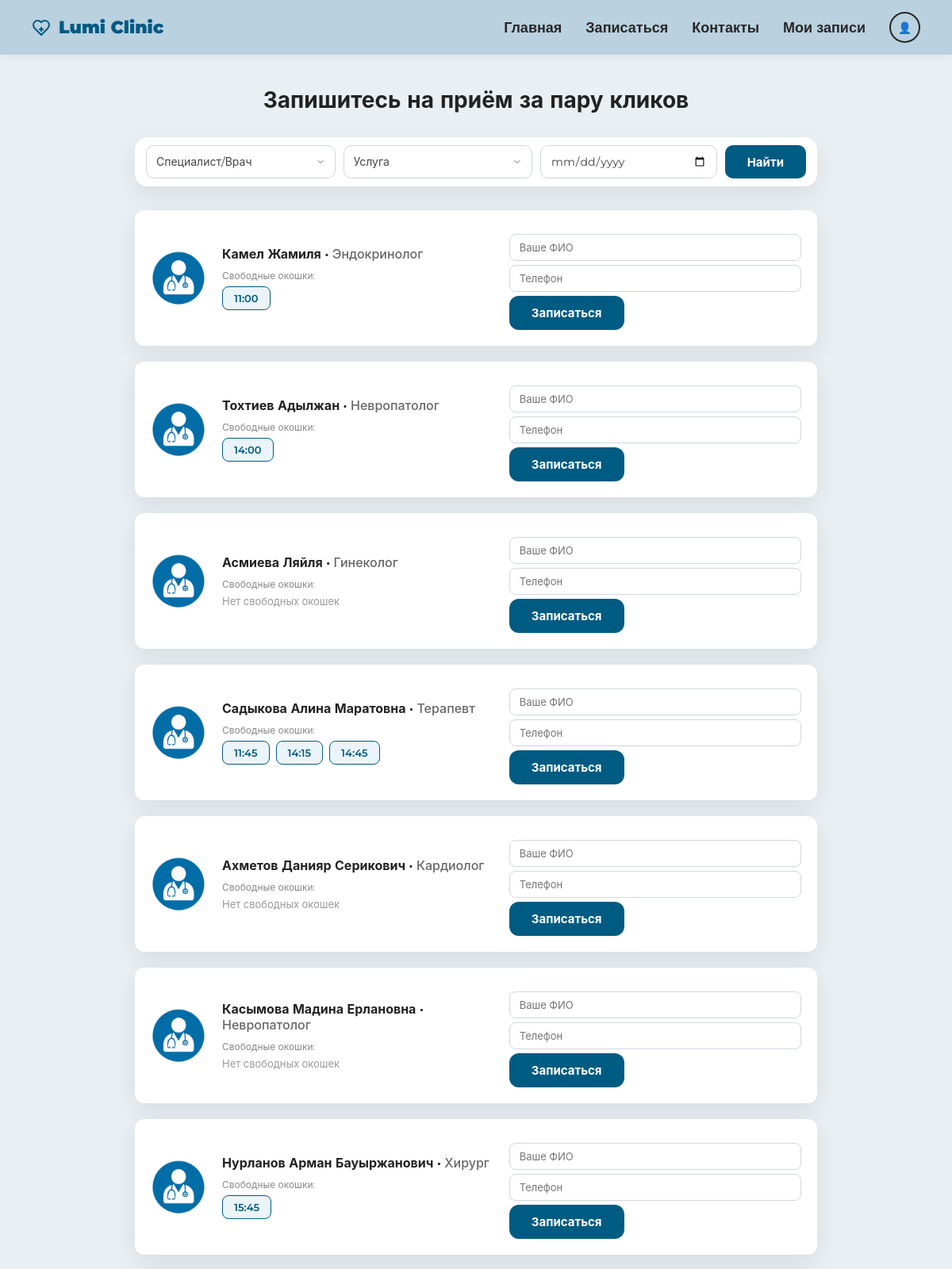
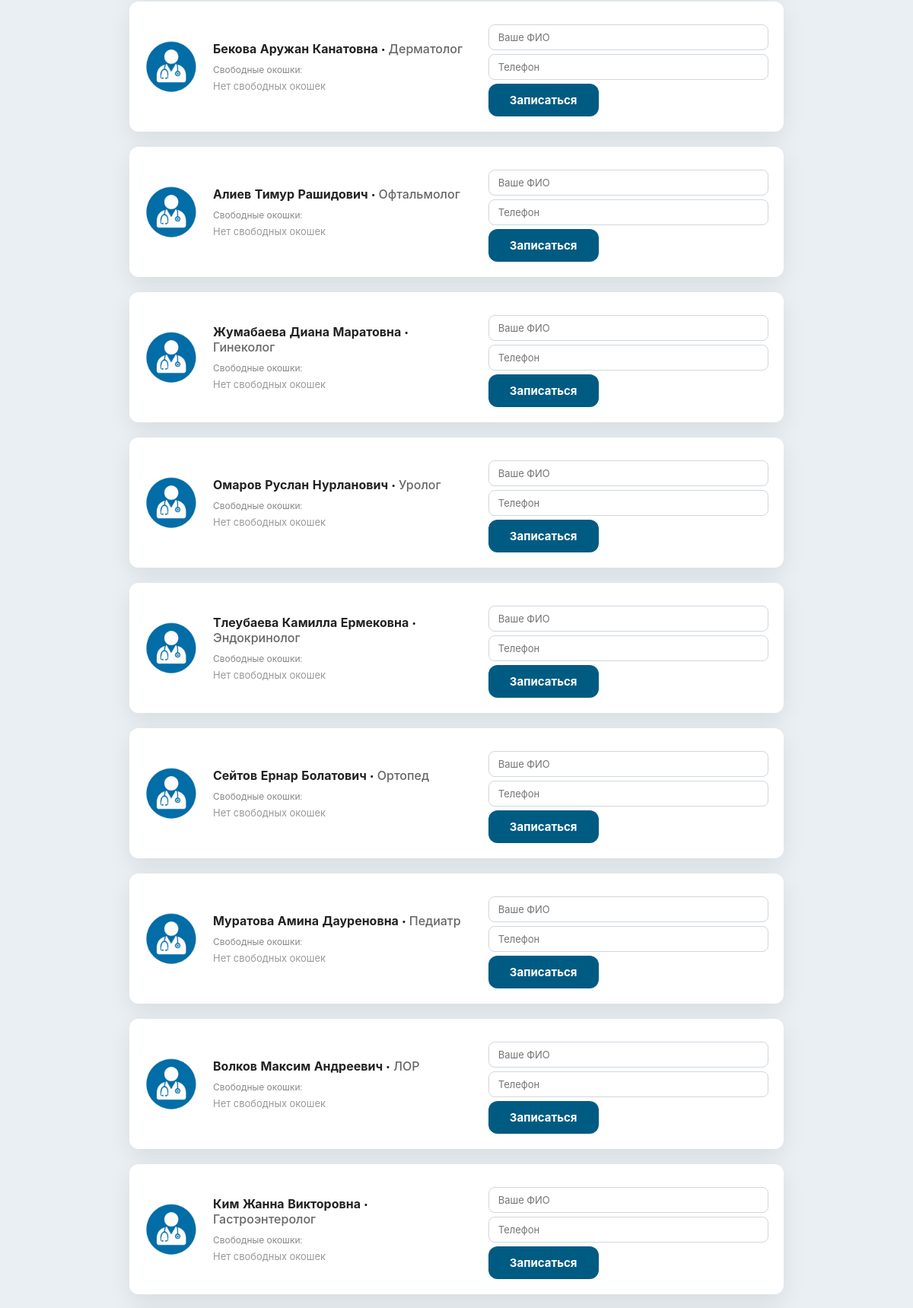
The page / (upper part) on the database its author committed (2 pictures, top to bottom).
### booking/models.py (models this page shows, shortened)
class Doctor(models.Model):
    name = models.CharField(max_length=100)
    specialty = models.CharField(max_length=100)

class Slot(models.Model):
    doctor = models.ForeignKey(
        Doctor,
        on_delete=models.CASCADE
    )
    date = models.DateField()
    time = models.TimeField()
    is_available = models.BooleanField(default=True)

### booking/views.py (the view)
# urls.py: path('', views.home, name='home'),
def home(request):
  doctor_id = request.GET.get('doctor')
  service_id = request.GET.get('service')
  date_str = request.GET.get('date')
  doctors = Doctor.objects.all()
  if doctor_id:
    doctors = doctors.filter(id=doctor_id)
  if service_id:
    doctors = doctors.filter(service__id=service_id).distinct()
  if date_str:
    try:
      selected_date = datetime.strptime(date_str, '%Y-%m-%d').date()
    except ValueError:
      selected_date = timezone.now().date()
  else:
    selected_date = timezone.now().date()
  for doctor in doctors:
    slots = Slot.objects.filter(
        doctor=doctor, is_available=True, date=selected_date
    )
    doctor.available_slots = slots.order_by('time')
  if request.method == 'POST':
    slot_id = request.POST.get('slot')
    service_id = request.POST.get('service')
    if slot_id:
      return redirect('booking_confirm', slot_id=slot_id, service_id=service_id or 0)
  context = {
      'doctors': Doctor.objects.all(),
      'filtered_doctors': doctors,
      'services': Service.objects.all(),
  }
  return render(request, 'booking/home.html', context)

### booking/templates/booking/home.html (shortened to what this page needs)
{% extends "booking/base.html" %}
{% load static %}
{% block extra_css %}
<link rel="stylesheet" href="{% static 'css/booking.css' %}">
{% endblock %}
{% block content %}
<div class="booking-container">
    <h1 class="page-title">Запишитесь на приём за пару кликов</h1>
    <form method="GET" action="{% url 'home' %}" class="filter-card">
        <select name="doctor" id="doctorSelect" onchange="filterServices()">
            <option value="">Специалист/Врач</option>
        </select>
        <select name="service" id="serviceSelect">
            <option value="">Услуга</option>
        </select>
        <input type="date" name="date" value="{{ request.GET.date }}">
        <button type="submit" class="btn-search">Найти</button>
    </form>
    <div class="doctors-list">
        {% for doctor in filtered_doctors %}
        <div class="doctor-card">
            <img src="{% static 'images/download.jpg' %}" alt="{{ doctor.name }}" class="avatar-img">
            <div class="doctor-info">
                <div class="doctor-name">{{ doctor.name }} · <span class="doctor-specialty">{{ doctor.specialty }}</span></div>
                <div class="slots-label">Свободные окошки:</div>
                <div class="slots-group">
                    {% for slot in doctor.available_slots %}
                        <button type="button" class="slot-btn" onclick="selectSlot(this, '{{ slot.id }}', '{{ doctor.id }}')">
                            {{ slot.time|time:"H:i" }}
                        </button>
                    {% empty %}
                        <span class="no-slots">Нет свободных окошек</span>
                    {% endfor %}
                </div>
            </div>
            <form method="POST" action="{% url 'home' %}" onsubmit="return validateBookingForm(this)">
                {% if not user.is_authenticated %}
                    <div class="guest-inputs">
                        <input type="text" name="full_name" placeholder="Ваше ФИО" required>
                        <input type="text" name="phone" placeholder="Телефон" required>
                    </div>
                {% endif %}
                <button type="submit" class="btn-book">Записаться</button>
            </form>
        </div>
        {% empty %}
            <p class="no-doctors">Врачи по вашему запросу не найдены.</p>
        {% endfor %}
    </div>
</div>
{% endblock %}

### booking/templates/booking/base.html (shortened to what this page needs)
{% load static %}
<!DOCTYPE html>
<html lang="ru">
<head>
    <link rel="stylesheet" href="{% static 'css/base.css' %}">
    {% block extra_css %}{% endblock %}
</head>
<body>
<header>
    <a href="{% url 'main' %}" class="logo">
        <svg width="24" height="24" viewBox="0 0 24 24" fill="none" stroke="currentColor" stroke-width="2">
            <path d="M19 14c1.49-1.46 3-3.21 3-5.5A5.5 5.5 0 0 0 16.5 3c-1.76 0-3 .5-4.5 2-1.5-1.5-2.74-2-4.5-2A5.5 5.5 0 0 0 2 8.5c0 2.3 1.5 4.05 3 5.5l7 7Z"/>
            <path d="M12 11v6M9 14h6"/>
        </svg>
        Lumi Clinic
    </a>
    <nav>
        <a href="{% url 'main' %}">Главная</a>
        <a href="{% url 'home' %}">Записаться</a>
        <a href="{% url 'contacts' %}">Контакты</a>
        <a href="{% url 'appointments' %}">Мои записи</a>
        <a href="{% url 'profile' %}" class="profile-icon">👤</a>
    </nav>
</header>
<main>
    {% block content %}{% endblock %}
</main>
</body>
</html>

### static/css/base.css (style rules this page uses)
:root { --base-primary: #015A84; --base-light-blue: #BAD1DF; --base-bg-color: #E6ECEF; --base-text-dark: #272727; --base-white: #FFFFFF; }
body { margin: 0; font-family: 'Montserrat', sans-serif; background-color: var(--base-bg-color); color: var(--base-text-dark); display: flex; flex-direction: column; min-height: 100vh; }
main { flex: 1; }
header { background-color: var(--base-light-blue); padding: 15px 40px; display: flex; justify-content: space-between; align-items: center; position: sticky; top: 0; z-index: 100; box-shadow: 0 2px 10px rgba(0, 0, 0, 0.05); }
.logo { display: flex; align-items: center; gap: 10px; font-weight: 900; font-size: 22px; color: var(--base-primary); text-decoration: none; }
nav { display: flex; align-items: center; gap: 30px; }
nav a { text-decoration: none; color: var(--base-text-dark); font-weight: 620; font-size: 18px; transition: color 0.2s; }
.profile-icon { width: 35px; height: 35px; border-radius: 50%; border: 2px solid var(--base-text-dark); display: flex; align-items: center; justify-content: center; text-decoration: none; color: var(--base-text-dark); font-size: 14px; }

### static/css/booking.css (style rules this page uses)
:root { --primary: #005b82; --light-blue: #d0d7de; --white: #ffffff; --text-dark: #222222; --radius: 12px; --shadow: 0 10px 30px rgba(0, 0, 0, 0.08); }
.booking-container, .booking-container * { font-family: 'Montserrat', -apple-system, BlinkMacSystemFont, sans-serif; box-sizing: border-box; }
body { margin: 0; padding: 0; background-color: #e9eff2; color: var(--text-dark); }
.booking-container { max-width: 900px; margin: 40px auto; padding: 0 20px; }
.page-title { text-align: center; font-size: 28px; font-weight: 700; margin-bottom: 30px; color: var(--text-dark); }
.filter-card { background: var(--white); padding: 10px 14px; border-radius: 16px; box-shadow: var(--shadow); display: flex; gap: 10px; align-items: center; margin-bottom: 30px; width: 100%; box-sizing: border-box; }
.filter-card select, .filter-card input[type="date"] { flex: 1 1 0% !important; min-width: 0 !important; height: 42px; padding: 0 12px; border: 1px solid var(--light-blue); border-radius: 10px; font-size: 14px; background-color: var(--white); color: #444; outline: none; box-sizing: border-box !important; }
.filter-card select { appearance: none; -webkit-appearance: none; -moz-appearance: none; background-repeat: no-repeat; background-position: right 12px center; padding-right: 28px; }
.filter-card .btn-search { flex: 0 0 auto !important; height: 42px; padding: 0 28px; background: var(--primary); color: var(--white); border: none; border-radius: 10px; font-weight: 700; font-size: 15px; cursor: pointer; white-space: nowrap; transition: background-color 0.2s; }
.doctors-list { display: flex; flex-direction: column; gap: 20px; }
.doctor-card { background: var(--white); border-radius: var(--radius); padding: 20px; box-shadow: var(--shadow); display: flex; align-items: center; gap: 20px; position: relative; }
.avatar-img { width: 70px; height: 70px; min-width: 70px; border-radius: 50%; object-fit: cover; background-color: #f0f4f8; }
.doctor-info { flex: 1; }
.doctor-name { font-weight: 700; font-size: 16px; }
.doctor-specialty { font-weight: 500; color: #666; }
.slots-label { font-size: 12px; color: #888; margin-top: 10px; margin-bottom: 6px; }
.slots-group { display: flex; gap: 8px; flex-wrap: wrap; }
.slot-btn { padding: 6px 14px; border: 1.5px solid var(--primary); background: #EAF4F9; color: var(--primary); border-radius: 8px; font-weight: 600; font-size: 13px; cursor: pointer; transition: background-color 0.2s, color 0.2s; }
.btn-book { background: var(--primary); color: var(--white); border: none; padding: 12px 28px; border-radius: var(--radius); font-weight: 700; font-size: 15px; cursor: pointer; align-self: center; transition: background-color 0.2s; }
.no-slots { font-size: 13px; color: #999; }
.guest-inputs { margin-top: 10px; }
.guest-inputs input { width: 100%; margin-bottom: 5px; padding: 8px 12px; border: 1px solid var(--light-blue); border-radius: 8px; font-size: 13px; outline: none; }

### rows shown on the page
Doctor: name "Камел Жамиля", specialty "Эндокринолог"
Slot: time "11:00"
Doctor: name "Тохтиев Адылжан", specialty "Невропатолог"
Slot: time "14:00"
Doctor: name "Асмиева Ляйля", specialty "Гинеколог"
Doctor: name "Садыкова Алина Маратовна", specialty "Терапевт"
Slot: time "11:45"
Slot: time "14:15"
Slot: time "14:45"
Doctor: name "Ахметов Данияр Серикович", specialty "Кардиолог"
Doctor: name "Касымова Мадина Ерлановна", specialty "Невропатолог"
Doctor: name "Нурланов Арман Бауыржанович", specialty "Хирург"
Slot: time "15:45"
Doctor: name "Бекова Аружан Канатовна", specialty "Дерматолог"
Doctor: name "Алиев Тимур Рашидович", specialty "Офтальмолог"
Doctor: name "Жумабаева Диана Маратовна", specialty "Гинеколог"
Doctor: name "Омаров Руслан Нурланович", specialty "Уролог"
Doctor: name "Тлеубаева Камилла Ермековна", specialty "Эндокринолог"
Doctor: name "Сейтов Ернар Болатович", specialty "Ортопед"
Doctor: name "Муратова Амина Дауреновна", specialty "Педиатр"
Doctor: name "Волков Максим Андреевич", specialty "ЛОР"
Doctor: name "Ким Жанна Викторовна", specialty "Гастроэнтеролог"
